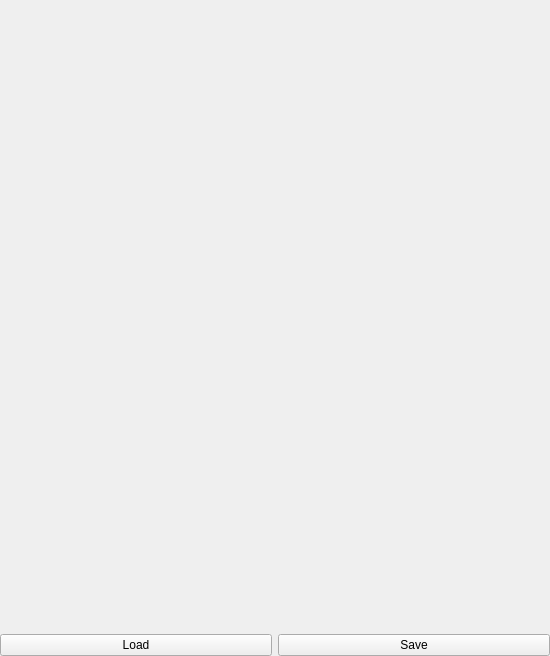
<?xml version="1.0" encoding="UTF-8"?>
<ui version="4.0">
 <class>MainWindow</class>
 <widget class="QMainWindow" name="MainWindow">
  <property name="geometry">
   <rect>
    <x>0</x>
    <y>0</y>
    <width>550</width>
    <height>656</height>
   </rect>
  </property>
  <property name="windowTitle">
   <string>MainWindow</string>
  </property>
  <widget class="QWidget" name="centralWidget">
   <property name="sizePolicy">
    <sizepolicy hsizetype="Preferred" vsizetype="Ignored">
     <horstretch>0</horstretch>
     <verstretch>0</verstretch>
    </sizepolicy>
   </property>
   <layout class="QVBoxLayout" name="verticalLayout">
    <property name="spacing">
     <number>0</number>
    </property>
    <property name="leftMargin">
     <number>0</number>
    </property>
    <property name="topMargin">
     <number>0</number>
    </property>
    <property name="rightMargin">
     <number>0</number>
    </property>
    <property name="bottomMargin">
     <number>0</number>
    </property>
    <item>
     <widget class="PropertyBrowser" name="propertyBrowser">
      <property name="sizePolicy">
       <sizepolicy hsizetype="Preferred" vsizetype="Expanding">
        <horstretch>0</horstretch>
        <verstretch>0</verstretch>
       </sizepolicy>
      </property>
     </widget>
    </item>
    <item>
     <layout class="QHBoxLayout" name="horizontalLayout">
      <item>
       <widget class="QPushButton" name="loadButton">
        <property name="sizePolicy">
         <sizepolicy hsizetype="Minimum" vsizetype="Preferred">
          <horstretch>0</horstretch>
          <verstretch>0</verstretch>
         </sizepolicy>
        </property>
        <property name="text">
         <string>Load</string>
        </property>
       </widget>
      </item>
      <item>
       <widget class="QPushButton" name="saveButton">
        <property name="sizePolicy">
         <sizepolicy hsizetype="Minimum" vsizetype="Preferred">
          <horstretch>0</horstretch>
          <verstretch>0</verstretch>
         </sizepolicy>
        </property>
        <property name="text">
         <string>Save</string>
        </property>
       </widget>
      </item>
     </layout>
    </item>
   </layout>
  </widget>
 </widget>
 <layoutdefault spacing="6" margin="11"/>
 <customwidgets>
  <customwidget>
   <class>PropertyBrowser</class>
   <extends>QWidget</extends>
   <header>propertybrowser.h</header>
  </customwidget>
 </customwidgets>
 <resources/>
 <connections/>
</ui>
